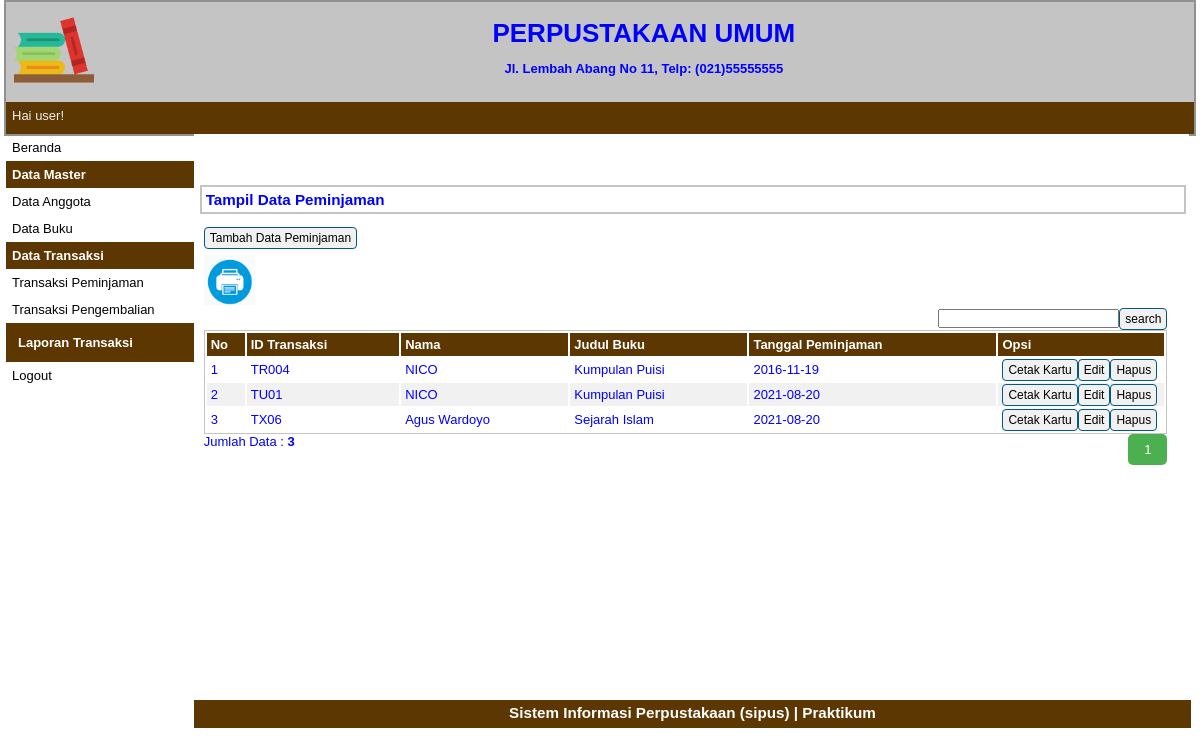
Page /index.php?p=transaksi-peminjaman (signed in) on the committed database.
### tables this page shows
CREATE TABLE `tbtransaksi` (
  `idtransaksi` varchar(5) NOT NULL,
  `idanggota` varchar(5) NOT NULL,
  `idbuku` varchar(5) NOT NULL,
  `tglpinjam` date NOT NULL,
  `tglkembali` date NOT NULL
);

CREATE TABLE `tbanggota` (
  `idanggota` varchar(5) NOT NULL,
  `nama` varchar(30) NOT NULL,
  `jeniskelamin` varchar(10) NOT NULL,
  `alamat` varchar(40) NOT NULL,
  `foto` varchar(255) NOT NULL,
  `status` varchar(20) NOT NULL
);

CREATE TABLE `tbbuku` (
  `idbuku` varchar(5) NOT NULL,
  `judulbuku` varchar(50) NOT NULL,
  `kategori` varchar(50) NOT NULL,
  `pengarang` varchar(40) NOT NULL,
  `penerbit` varchar(40) NOT NULL,
  `status` varchar(10) NOT NULL
);

### pages/transaksi-peminjaman.php (the view, shortened to what this page needs)
<div id="label-page">
	<h3>Tampil Data Peminjaman</h3>
</div>
<div id="content">
	<p id="tombol-tambah-container"><a href="index.php?p=peminjaman-input" class="tombol">Tambah Data Peminjaman</a></p>
	<a target="_blank" href="pages/cetak-transaksipdf.php"><img src="print.png" height="50px" height="50px"></a>
	<FORM CLASS="form-inline" METHOD="POST">
		<div align="right">
			<form method=post><input type="text" name="pencarian"><input type="submit" name="search" value="search" class="tombol"></form>
	</FORM>
	<table id="tabel-tampil">
		<tr>
			<th id="label-tampil-no">No</th>
			<th>ID Transaksi</th>
			<th>Nama</th>
			<th>Judul Buku</th>
			<th>Tanggal Peminjaman</th>
			<th id="label-opsi">Opsi</th>
		</tr>
		<?php
		$batas = 5;
		extract($_GET);
		if (empty($hal)) {
			$posisi = 0;
			$hal = 1;
			$nomor = 1;
		} else {
			$posisi = ($hal - 1) * $batas;
			$nomor = $posisi + 1;
		}
		if ($_SERVER['REQUEST_METHOD'] == "POST") {
			$pencarian = trim(mysqli_real_escape_string($db, $_POST['pencarian']));
			if ($pencarian != "") {
				$sql = "SELECT tr.idtransaksi, tag.nama, tb.judulbuku, tr.tglpinjam, tr.tglkembali FROM tbtransaksi tr INNER JOIN tbanggota tag ON tr.idanggota = tag.idanggota INNER JOIN tbbuku tb ON tr.idbuku = tb.idbuku WHERE tr.idtransaksi LIKE '%$pencarian%' OR tag.nama LIKE '%$pencarian%' OR
						tb.judulbuku LIKE '%$pencarian%'";
				$query = $sql;
				$queryJml = $sql;
			} else {
				$query = "SELECT tr.idtransaksi, tag.nama, tb.judulbuku, tr.tglpinjam, tr.tglkembali FROM tbtransaksi tr INNER JOIN tbanggota tag ON tr.idanggota = tag.idanggota INNER JOIN tbbuku tb ON tr.idbuku = tb.idbuku LIMIT $posisi, $batas";
				$queryJml = "SELECT tr.idtransaksi, tag.nama, tb.judulbuku, tr.tglpinjam, tr.tglkembali FROM tbtransaksi tr INNER JOIN tbanggota tag ON tr.idanggota = tag.idanggota INNER JOIN tbbuku tb ON tr.idbuku = tb.idbuku ";
				$no = $posisi * 1;
			}
		} else {
			$query = "SELECT tr.idtransaksi, tag.nama, tb.judulbuku, tr.tglpinjam, tr.tglkembali FROM tbtransaksi tr INNER JOIN tbanggota tag ON tr.idanggota = tag.idanggota INNER JOIN tbbuku tb ON tr.idbuku = tb.idbuku LIMIT $posisi, $batas";
			$queryJml = "SELECT tr.idtransaksi, tag.nama, tb.judulbuku, tr.tglpinjam, tr.tglkembali FROM tbtransaksi tr INNER JOIN tbanggota tag ON tr.idanggota = tag.idanggota INNER JOIN tbbuku tb ON tr.idbuku = tb.idbuku ";
		}
		$q_tampil_peminjaman = mysqli_query($db, $query);
		if (mysqli_num_rows($q_tampil_peminjaman) > 0) {
			while ($r_tampil_peminjaman = mysqli_fetch_array($q_tampil_peminjaman)) {
		?>
				<tr>
					<td><?php echo $nomor; ?></td>
					<td><?php echo $r_tampil_peminjaman['idtransaksi']; ?></td>
					<td><?php echo $r_tampil_peminjaman['nama']; ?></td>
					<td><?php echo $r_tampil_peminjaman['judulbuku']; ?></td>
					<td><?php echo $r_tampil_peminjaman['tglpinjam']; ?></td>
					<td>
						<div class="tombol-opsi-container"><a target="_blank" href="pages/cetak_kartu_peminjaman.php?id=<?php echo $r_tampil_peminjaman['idtransaksi']; ?>" class="tombol">Cetak Kartu</a></div>
						<div class="tombol-opsi-container"><a href="index.php?p=peminjaman-edit&id=<?php echo $r_tampil_peminjaman['idtransaksi']; ?>" class="tombol">Edit</a></div>
						<div class="tombol-opsi-container"><a href="proses/peminjaman-hapus.php?id=<?php echo $r_tampil_peminjaman['idtransaksi']; ?>" onclick="return confirm ('Apakah Anda Yakin Akan Menghapus Data Ini?')" class="tombol">Hapus</a></div>
					</td>
				</tr>
		<?php $nomor++;
			}
		} else {
			echo "<tr><td colspan=6>Data Tidak Ditemukan</td></tr>";
		} ?>
	</table>
	<?php
	if (isset($_POST['pencarian'])) {
		if ($_POST['pencarian'] != '') {
			echo "<div style=\"float:left;\">";
			$jml = mysqli_num_rows(mysqli_query($db, $queryJml));
			echo "Data Hasil Pencarian: <b>$jml</b>";
			echo "</div>";
		}
	} else { ?>
		<div style="float: left;">
			<?php
			$jml = mysqli_num_rows(mysqli_query($db, $queryJml));
			echo "Jumlah Data : <b>$jml</b>";
			?>
		</div>
		<div class="pagination">
			<?php
			$jml_hal = ceil($jml / $batas);
			for ($i = 1; $i <= $jml_hal; $i++) {
				if ($i != $hal) {
					echo "<a href=\"?p=transaksi-peminjaman&hal=$i\">$i</a>";
				} else {
					echo "<a class=\"active\">$i</a>";
				}
			}
			?>
		</div>
	<?php
	}
	?>
</div>

### style.css (style rules this page uses)
* { margin:0px; padding:0px }
body { font-family:sans-serif; font-size:13px; color:blue; }
.pagination { display: inline-block; }
.pagination a { color: black; float: left; padding: 8px 16px; text-decoration: none; }
.pagination a.active { background-color: #4CAF50; color: white; border-radius: 5px; }
#label-page { margin-top:6px; margin-bottom:6px; margin-left:6px; border:2px solid #C4C4C4; padding:4px; width:97.9%; }
#content { float:left; width:96.8%; min-height:454px; background-image : border:2px solid #C4C4C4; padding:10px; margin-bottom:6px; }
.tombol { border-radius:4px; font-size:12px; text-decoration:none; background-color:#F1F1F1; padding-top:3px; padding-bottom:3px; padding-left:5px; padding-right:5px; border:1px solid #01597E; color:black; }
#tombol-tambah-container { margin-bottom:10px; }
#tabel-tampil { border:1px solid #C4C4C4; width:100%; }
#tabel-tampil tr:nth-child(odd) { background-color:#F1F1F1; }
#tabel-tampil tr th { background-color:#5C3701; color:#FFFFFF; padding:4px; text-align:left; }
#tabel-tampil td { padding:4px; }
#label-tampil-no { width:30px; }
#label-opsi { width:158px; font-weight:bold; }
.tombol-opsi-container { float:left; }

### rows in the picture
tbtransaksi: idtransaksi "TR004", idanggota.nama "NICO", idbuku.judulbuku "Kumpulan Puisi", tglpinjam "2016-11-19"
tbtransaksi: idtransaksi "TU01", idanggota.nama "NICO", idbuku.judulbuku "Kumpulan Puisi", tglpinjam "2021-08-20"
tbtransaksi: idtransaksi "TX06", idanggota.nama "Agus Wardoyo", idbuku.judulbuku "Sejarah Islam", tglpinjam "2021-08-20"

### other values in the picture
$_SESSION['sesi'] "user"
$jml "3"
